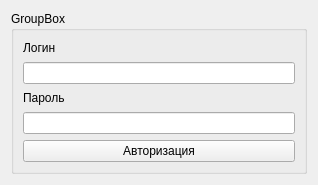
<?xml version="1.0" encoding="UTF-8"?>
<ui version="4.0">
 <class>Widget</class>
 <widget class="QWidget" name="Widget">
  <property name="geometry">
   <rect>
    <x>0</x>
    <y>0</y>
    <width>318</width>
    <height>185</height>
   </rect>
  </property>
  <property name="windowTitle">
   <string>Widget</string>
  </property>
  <layout class="QHBoxLayout" name="horizontalLayout">
   <item>
    <widget class="QGroupBox" name="groupBox">
     <property name="title">
      <string>GroupBox</string>
     </property>
     <layout class="QVBoxLayout" name="verticalLayout">
      <item>
       <widget class="QLabel" name="label">
        <property name="text">
         <string>Логин</string>
        </property>
       </widget>
      </item>
      <item>
       <widget class="QLineEdit" name="login"/>
      </item>
      <item>
       <widget class="QLabel" name="label_2">
        <property name="text">
         <string>Пароль</string>
        </property>
       </widget>
      </item>
      <item>
       <widget class="QLineEdit" name="pass"/>
      </item>
      <item>
       <widget class="QPushButton" name="pushButton">
        <property name="text">
         <string>Авторизация</string>
        </property>
       </widget>
      </item>
     </layout>
    </widget>
   </item>
  </layout>
 </widget>
 <resources/>
 <connections/>
</ui>
